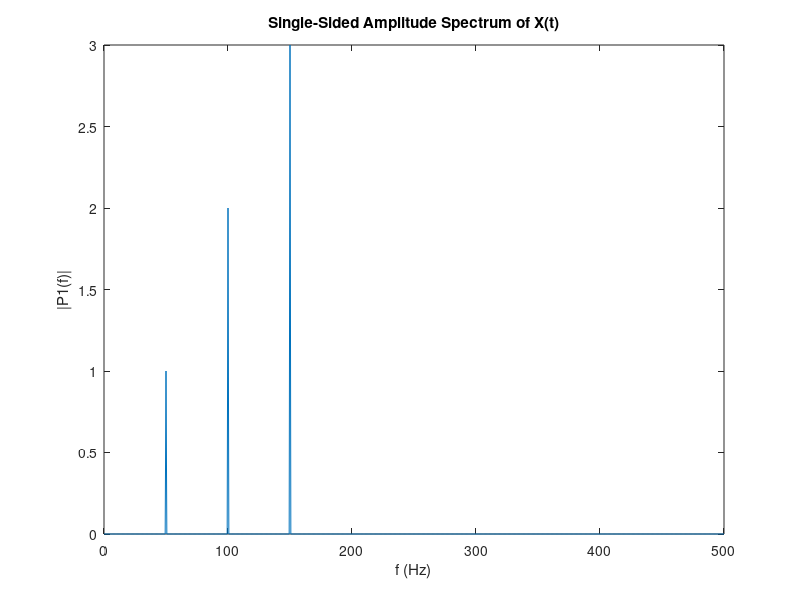

Source code (MATLAB):
close all;
clearvars;
clc; 

Fs = 1000;            % Sampling frequency                    
T = 1/Fs;             % Sampling period       
L = 1500;             % Length of signal
t = (0:L-1)*T;        % Time vector

Fsyg0 = 50;         % Czestotliwosc pierwszego sygnalu.
Fsyg1 = 100;        % Czestotliwosc drugiego sygnalu.
Fsyg2 = 150;        % Czestotliwosc trzeciego sygnalu.
y0 = 1.0*sin(2*pi*Fsyg0*t);
y1 = 2.0*sin(2*pi*Fsyg1*t);
y2 = 3.0*sin(2*pi*Fsyg2*t);
y = y0+y1+y2;

% S = 0.7*sin(2*pi*50*t) + sin(2*pi*120*t);
% X = S + 2*randn(size(t));

plot(1000*t(1:50),y(1:50))
title('Signal Corrupted with Zero-Mean Random Noise')
xlabel('t (milliseconds)')
ylabel('X(t)')
Y = fft(y);

P2 = abs(Y/L);
P1 = P2(1:L/2+1);
P1(2:end-1) = 2*P1(2:end-1);

f = Fs*(0:(L/2))/L;
plot(f,P1) 
title('Single-Sided Amplitude Spectrum of X(t)')
xlabel('f (Hz)')
ylabel('|P1(f)|')